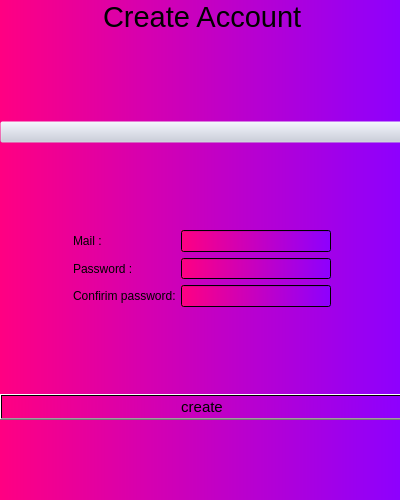
<?xml version="1.0" encoding="UTF-8"?>
<ui version="4.0">
 <class>MainWindow</class>
 <widget class="QMainWindow" name="MainWindow">
  <property name="geometry">
   <rect>
    <x>0</x>
    <y>0</y>
    <width>400</width>
    <height>500</height>
   </rect>
  </property>
  <property name="sizePolicy">
   <sizepolicy hsizetype="Expanding" vsizetype="Expanding">
    <horstretch>0</horstretch>
    <verstretch>0</verstretch>
   </sizepolicy>
  </property>
  <property name="minimumSize">
   <size>
    <width>400</width>
    <height>500</height>
   </size>
  </property>
  <property name="maximumSize">
   <size>
    <width>400</width>
    <height>500</height>
   </size>
  </property>
  <property name="windowTitle">
   <string>MainWindow</string>
  </property>
  <property name="styleSheet">
   <string notr="true">background-color: rgb(231, 217, 234);
</string>
  </property>
  <widget class="QWidget" name="centralwidget">
   <property name="minimumSize">
    <size>
     <width>400</width>
     <height>500</height>
    </size>
   </property>
   <property name="maximumSize">
    <size>
     <width>400</width>
     <height>500</height>
    </size>
   </property>
   <property name="styleSheet">
    <string notr="true">background-color:qlineargradient(spread:pad, x1:0, y1:0, x2:1, y2:0, stop:0 rgba(255, 0, 130, 255), stop:1 rgba(141, 0, 255, 255))</string>
   </property>
   <widget class="QWidget" name="verticalLayoutWidget">
    <property name="geometry">
     <rect>
      <x>0</x>
      <y>0</y>
      <width>404</width>
      <height>501</height>
     </rect>
    </property>
    <layout class="QVBoxLayout" name="verticalLayout">
     <item>
      <layout class="QHBoxLayout" name="horizontalLayout">
       <item>
        <spacer name="horizontalSpacer_2">
         <property name="orientation">
          <enum>Qt::Horizontal</enum>
         </property>
         <property name="sizeHint" stdset="0">
          <size>
           <width>40</width>
           <height>20</height>
          </size>
         </property>
        </spacer>
       </item>
       <item>
        <widget class="QLabel" name="label">
         <property name="font">
          <font>
           <pointsize>22</pointsize>
          </font>
         </property>
         <property name="styleSheet">
          <string notr="true">background-color: rgba(199, 204, 219,0);
</string>
         </property>
         <property name="text">
          <string>Create Account</string>
         </property>
        </widget>
       </item>
       <item>
        <spacer name="horizontalSpacer">
         <property name="orientation">
          <enum>Qt::Horizontal</enum>
         </property>
         <property name="sizeHint" stdset="0">
          <size>
           <width>40</width>
           <height>20</height>
          </size>
         </property>
        </spacer>
       </item>
      </layout>
     </item>
     <item>
      <spacer name="verticalSpacer_2">
       <property name="orientation">
        <enum>Qt::Vertical</enum>
       </property>
       <property name="sizeHint" stdset="0">
        <size>
         <width>20</width>
         <height>40</height>
        </size>
       </property>
      </spacer>
     </item>
     <item>
      <widget class="QPushButton" name="pushButton">
       <property name="styleSheet">
        <string notr="true">background-color: rgba(199, 204, 219,0);</string>
       </property>
       <property name="text">
        <string/>
       </property>
       <property name="icon">
        <iconset>
         <normaloff>../images/logo_english_university.png</normaloff>../images/logo_english_university.png</iconset>
       </property>
       <property name="iconSize">
        <size>
         <width>390</width>
         <height>150</height>
        </size>
       </property>
      </widget>
     </item>
     <item>
      <spacer name="verticalSpacer_4">
       <property name="orientation">
        <enum>Qt::Vertical</enum>
       </property>
       <property name="sizeHint" stdset="0">
        <size>
         <width>20</width>
         <height>40</height>
        </size>
       </property>
      </spacer>
     </item>
     <item>
      <layout class="QHBoxLayout" name="horizontalLayout_2">
       <item>
        <spacer name="horizontalSpacer_6">
         <property name="orientation">
          <enum>Qt::Horizontal</enum>
         </property>
         <property name="sizeHint" stdset="0">
          <size>
           <width>40</width>
           <height>20</height>
          </size>
         </property>
        </spacer>
       </item>
       <item>
        <widget class="QLabel" name="label_2">
         <property name="minimumSize">
          <size>
           <width>102</width>
           <height>21</height>
          </size>
         </property>
         <property name="maximumSize">
          <size>
           <width>102</width>
           <height>21</height>
          </size>
         </property>
         <property name="styleSheet">
          <string notr="true">background-color: rgba(199, 204, 219,0);</string>
         </property>
         <property name="text">
          <string>Mail :                      </string>
         </property>
        </widget>
       </item>
       <item>
        <widget class="QLineEdit" name="mail">
         <property name="minimumSize">
          <size>
           <width>150</width>
           <height>0</height>
          </size>
         </property>
         <property name="maximumSize">
          <size>
           <width>150</width>
           <height>16777215</height>
          </size>
         </property>
        </widget>
       </item>
       <item>
        <spacer name="horizontalSpacer_3">
         <property name="orientation">
          <enum>Qt::Horizontal</enum>
         </property>
         <property name="sizeHint" stdset="0">
          <size>
           <width>40</width>
           <height>20</height>
          </size>
         </property>
        </spacer>
       </item>
      </layout>
     </item>
     <item>
      <layout class="QHBoxLayout" name="horizontalLayout_3">
       <item>
        <spacer name="horizontalSpacer_7">
         <property name="orientation">
          <enum>Qt::Horizontal</enum>
         </property>
         <property name="sizeHint" stdset="0">
          <size>
           <width>40</width>
           <height>20</height>
          </size>
         </property>
        </spacer>
       </item>
       <item>
        <widget class="QLabel" name="label_3">
         <property name="sizePolicy">
          <sizepolicy hsizetype="Preferred" vsizetype="Preferred">
           <horstretch>0</horstretch>
           <verstretch>0</verstretch>
          </sizepolicy>
         </property>
         <property name="minimumSize">
          <size>
           <width>102</width>
           <height>21</height>
          </size>
         </property>
         <property name="maximumSize">
          <size>
           <width>102</width>
           <height>21</height>
          </size>
         </property>
         <property name="styleSheet">
          <string notr="true">background-color: rgba(199, 204, 219,0);</string>
         </property>
         <property name="text">
          <string>Password :             </string>
         </property>
        </widget>
       </item>
       <item>
        <widget class="QLineEdit" name="password">
         <property name="minimumSize">
          <size>
           <width>150</width>
           <height>21</height>
          </size>
         </property>
         <property name="maximumSize">
          <size>
           <width>150</width>
           <height>21</height>
          </size>
         </property>
        </widget>
       </item>
       <item>
        <spacer name="horizontalSpacer_4">
         <property name="orientation">
          <enum>Qt::Horizontal</enum>
         </property>
         <property name="sizeHint" stdset="0">
          <size>
           <width>40</width>
           <height>20</height>
          </size>
         </property>
        </spacer>
       </item>
      </layout>
     </item>
     <item>
      <layout class="QHBoxLayout" name="horizontalLayout_4">
       <item>
        <spacer name="horizontalSpacer_8">
         <property name="orientation">
          <enum>Qt::Horizontal</enum>
         </property>
         <property name="sizeHint" stdset="0">
          <size>
           <width>40</width>
           <height>20</height>
          </size>
         </property>
        </spacer>
       </item>
       <item>
        <widget class="QLabel" name="label_4">
         <property name="minimumSize">
          <size>
           <width>102</width>
           <height>21</height>
          </size>
         </property>
         <property name="maximumSize">
          <size>
           <width>102</width>
           <height>21</height>
          </size>
         </property>
         <property name="styleSheet">
          <string notr="true">background-color: rgba(199, 204, 219,0);</string>
         </property>
         <property name="text">
          <string>Confirim password:</string>
         </property>
        </widget>
       </item>
       <item>
        <widget class="QLineEdit" name="confirimPassword">
         <property name="minimumSize">
          <size>
           <width>150</width>
           <height>0</height>
          </size>
         </property>
         <property name="maximumSize">
          <size>
           <width>150</width>
           <height>16777215</height>
          </size>
         </property>
        </widget>
       </item>
       <item>
        <spacer name="horizontalSpacer_5">
         <property name="orientation">
          <enum>Qt::Horizontal</enum>
         </property>
         <property name="sizeHint" stdset="0">
          <size>
           <width>40</width>
           <height>20</height>
          </size>
         </property>
        </spacer>
       </item>
      </layout>
     </item>
     <item>
      <spacer name="verticalSpacer">
       <property name="orientation">
        <enum>Qt::Vertical</enum>
       </property>
       <property name="sizeHint" stdset="0">
        <size>
         <width>20</width>
         <height>40</height>
        </size>
       </property>
      </spacer>
     </item>
     <item>
      <widget class="QPushButton" name="createButton">
       <property name="font">
        <font>
         <pointsize>11</pointsize>
        </font>
       </property>
       <property name="text">
        <string>create</string>
       </property>
      </widget>
     </item>
     <item>
      <spacer name="verticalSpacer_3">
       <property name="orientation">
        <enum>Qt::Vertical</enum>
       </property>
       <property name="sizeHint" stdset="0">
        <size>
         <width>20</width>
         <height>40</height>
        </size>
       </property>
      </spacer>
     </item>
    </layout>
   </widget>
  </widget>
 </widget>
 <resources/>
 <connections/>
</ui>
